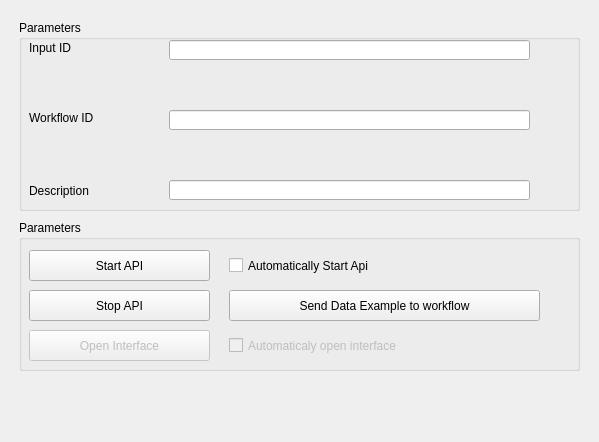
<?xml version="1.0" encoding="UTF-8"?>
<ui version="4.0">
 <class>Form</class>
 <widget class="QWidget" name="Form">
  <property name="geometry">
   <rect>
    <x>0</x>
    <y>0</y>
    <width>599</width>
    <height>442</height>
   </rect>
  </property>
  <property name="windowTitle">
   <string>Form</string>
  </property>
  <widget class="QGroupBox" name="groupBox">
   <property name="geometry">
    <rect>
     <x>19</x>
     <y>20</y>
     <width>561</width>
     <height>191</height>
    </rect>
   </property>
   <property name="title">
    <string>Parameters</string>
   </property>
   <widget class="QLineEdit" name="Description">
    <property name="geometry">
     <rect>
      <x>150</x>
      <y>160</y>
      <width>361</width>
      <height>20</height>
     </rect>
    </property>
   </widget>
   <widget class="QLineEdit" name="InputId">
    <property name="geometry">
     <rect>
      <x>150</x>
      <y>20</y>
      <width>361</width>
      <height>20</height>
     </rect>
    </property>
   </widget>
   <widget class="QLabel" name="label_2">
    <property name="geometry">
     <rect>
      <x>10</x>
      <y>90</y>
      <width>141</width>
      <height>16</height>
     </rect>
    </property>
    <property name="text">
     <string>Workflow ID</string>
    </property>
   </widget>
   <widget class="QLabel" name="label">
    <property name="geometry">
     <rect>
      <x>10</x>
      <y>20</y>
      <width>141</width>
      <height>16</height>
     </rect>
    </property>
    <property name="text">
     <string>Input ID</string>
    </property>
   </widget>
   <widget class="QLabel" name="label_3">
    <property name="geometry">
     <rect>
      <x>10</x>
      <y>150</y>
      <width>141</width>
      <height>41</height>
     </rect>
    </property>
    <property name="text">
     <string>Description</string>
    </property>
   </widget>
   <widget class="QLineEdit" name="WorkflowId">
    <property name="geometry">
     <rect>
      <x>150</x>
      <y>90</y>
      <width>361</width>
      <height>20</height>
     </rect>
    </property>
   </widget>
  </widget>
  <widget class="QGroupBox" name="groupBox_2">
   <property name="geometry">
    <rect>
     <x>19</x>
     <y>220</y>
     <width>561</width>
     <height>151</height>
    </rect>
   </property>
   <property name="title">
    <string>Parameters</string>
   </property>
   <widget class="QPushButton" name="pushButton_4">
    <property name="geometry">
     <rect>
      <x>210</x>
      <y>70</y>
      <width>311</width>
      <height>31</height>
     </rect>
    </property>
    <property name="text">
     <string>Send Data Example to workflow</string>
    </property>
   </widget>
   <widget class="QCheckBox" name="checkBox">
    <property name="geometry">
     <rect>
      <x>210</x>
      <y>30</y>
      <width>291</width>
      <height>31</height>
     </rect>
    </property>
    <property name="text">
     <string>Automatically Start Api</string>
    </property>
   </widget>
   <widget class="QCheckBox" name="checkBox_2">
    <property name="enabled">
     <bool>false</bool>
    </property>
    <property name="geometry">
     <rect>
      <x>210</x>
      <y>110</y>
      <width>261</width>
      <height>31</height>
     </rect>
    </property>
    <property name="text">
     <string>Automaticaly open interface</string>
    </property>
   </widget>
   <widget class="QPushButton" name="pushButton_2">
    <property name="enabled">
     <bool>false</bool>
    </property>
    <property name="geometry">
     <rect>
      <x>10</x>
      <y>110</y>
      <width>181</width>
      <height>31</height>
     </rect>
    </property>
    <property name="text">
     <string>Open Interface</string>
    </property>
    <property name="checkable">
     <bool>false</bool>
    </property>
   </widget>
   <widget class="QPushButton" name="pushButton">
    <property name="geometry">
     <rect>
      <x>10</x>
      <y>30</y>
      <width>181</width>
      <height>31</height>
     </rect>
    </property>
    <property name="text">
     <string>Start API</string>
    </property>
   </widget>
   <widget class="QPushButton" name="pushButton_3">
    <property name="geometry">
     <rect>
      <x>10</x>
      <y>70</y>
      <width>181</width>
      <height>31</height>
     </rect>
    </property>
    <property name="text">
     <string>Stop API</string>
    </property>
   </widget>
  </widget>
 </widget>
 <resources/>
 <connections/>
</ui>
